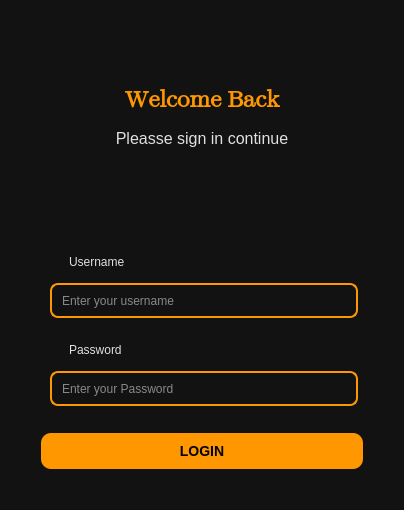
<?xml version="1.0" encoding="UTF-8"?>
<ui version="4.0">
 <class>LoginWindow</class>
 <widget class="QDialog" name="LoginWindow">
  <property name="geometry">
   <rect>
    <x>0</x>
    <y>0</y>
    <width>404</width>
    <height>510</height>
   </rect>
  </property>
  <property name="minimumSize">
   <size>
    <width>400</width>
    <height>500</height>
   </size>
  </property>
  <property name="maximumSize">
   <size>
    <width>16777215</width>
    <height>16777215</height>
   </size>
  </property>
  <property name="windowTitle">
   <string>Login</string>
  </property>
  <property name="styleSheet">
   <string notr="true">/* =========================
   MAIN WINDOW
   ========================= */
QDialog {
    background-color: #121212;
    color: white;
    font-family: Segoe UI;
    font-size: 13px;
}

/* =========================
   LOGIN CARD (ORANGE BORDER)
   ========================= */
QFrame {
    background-color: transparent;
    padding: 16px;
}

/* =========================
   TEXT
   ========================= */
QLabel {
    color: #E0E0E0;
}

QLabel#lblTitle {
    color: #FF9800;
    font-size: 24px;
    font-weight: bold;
}

/* =========================
   INPUT FIELDS (BORDER STYLE)
   ========================= */
QLineEdit {
    background-color: transparent;
    color: white;
    border: 1.5px solid #FF9800;
    border-radius: 8px;
    padding: 8px;
}

QLineEdit:focus {
    border: 2px solid #FFA726;
}

/* =========================
   LOGIN BUTTON (OUTLINE STYLE)
   ========================= */
QPushButton {
    background-color: transparent;
    color: #FF9800;
    font-weight: bold;
    border: 2px solid #FF9800;
    border-radius: 10px;
    padding: 10px;
}

QPushButton:hover {
    background-color: rgba(255, 152, 0, 25);
}

QPushButton:pressed {
    background-color: rgba(255, 152, 0, 60);
    color: black;
}

/* =========================
   DISABLED BUTTON
   ========================= */
QPushButton:disabled {
    border-color: #555;
    color: #555;
}
</string>
  </property>
  <layout class="QVBoxLayout" name="verticalLayout">
   <item>
    <layout class="QVBoxLayout" name="verticalLayout_2" stretch="1,0,3,1">
     <property name="spacing">
      <number>12</number>
     </property>
     <property name="leftMargin">
      <number>30</number>
     </property>
     <property name="topMargin">
      <number>30</number>
     </property>
     <property name="rightMargin">
      <number>30</number>
     </property>
     <property name="bottomMargin">
      <number>30</number>
     </property>
     <item>
      <widget class="QFrame" name="frameLogin">
       <property name="minimumSize">
        <size>
         <width>0</width>
         <height>120</height>
        </size>
       </property>
       <property name="maximumSize">
        <size>
         <width>16777215</width>
         <height>16777215</height>
        </size>
       </property>
       <property name="frameShape">
        <enum>QFrame::StyledPanel</enum>
       </property>
       <property name="frameShadow">
        <enum>QFrame::Raised</enum>
       </property>
       <layout class="QVBoxLayout" name="verticalLayout_3">
        <item>
         <widget class="QLabel" name="lblTitle">
          <property name="minimumSize">
           <size>
            <width>0</width>
            <height>65</height>
           </size>
          </property>
          <property name="maximumSize">
           <size>
            <width>16777215</width>
            <height>16777215</height>
           </size>
          </property>
          <property name="sizeIncrement">
           <size>
            <width>0</width>
            <height>0</height>
           </size>
          </property>
          <property name="font">
           <font>
            <family>Segoe UI Emoji</family>
            <pointsize>-1</pointsize>
            <bold>true</bold>
           </font>
          </property>
          <property name="text">
           <string>Welcome Back</string>
          </property>
          <property name="alignment">
           <set>Qt::AlignCenter</set>
          </property>
         </widget>
        </item>
        <item>
         <widget class="QLabel" name="lbltop">
          <property name="minimumSize">
           <size>
            <width>0</width>
            <height>60</height>
           </size>
          </property>
          <property name="maximumSize">
           <size>
            <width>16777215</width>
            <height>16777215</height>
           </size>
          </property>
          <property name="font">
           <font>
            <pointsize>12</pointsize>
           </font>
          </property>
          <property name="text">
           <string>Pleasse sign in continue</string>
          </property>
          <property name="alignment">
           <set>Qt::AlignCenter</set>
          </property>
         </widget>
        </item>
       </layout>
      </widget>
     </item>
     <item>
      <spacer name="verticalSpacer">
       <property name="orientation">
        <enum>Qt::Vertical</enum>
       </property>
       <property name="sizeHint" stdset="0">
        <size>
         <width>20</width>
         <height>40</height>
        </size>
       </property>
      </spacer>
     </item>
     <item>
      <widget class="QWidget" name="widget" native="true">
       <property name="sizePolicy">
        <sizepolicy hsizetype="Preferred" vsizetype="Expanding">
         <horstretch>0</horstretch>
         <verstretch>1</verstretch>
        </sizepolicy>
       </property>
       <property name="minimumSize">
        <size>
         <width>326</width>
         <height>50</height>
        </size>
       </property>
       <property name="maximumSize">
        <size>
         <width>326</width>
         <height>200</height>
        </size>
       </property>
       <layout class="QVBoxLayout" name="verticalLayout_4">
        <property name="spacing">
         <number>0</number>
        </property>
        <item>
         <widget class="QLabel" name="lblUsername">
          <property name="minimumSize">
           <size>
            <width>0</width>
            <height>45</height>
           </size>
          </property>
          <property name="maximumSize">
           <size>
            <width>16777215</width>
            <height>35</height>
           </size>
          </property>
          <property name="text">
           <string>Username</string>
          </property>
         </widget>
        </item>
        <item>
         <widget class="QLineEdit" name="leUsername">
          <property name="minimumSize">
           <size>
            <width>0</width>
            <height>25</height>
           </size>
          </property>
          <property name="maximumSize">
           <size>
            <width>16777215</width>
            <height>35</height>
           </size>
          </property>
          <property name="placeholderText">
           <string>Enter your username</string>
          </property>
         </widget>
        </item>
        <item>
         <widget class="QLabel" name="lblPassword">
          <property name="minimumSize">
           <size>
            <width>0</width>
            <height>45</height>
           </size>
          </property>
          <property name="maximumSize">
           <size>
            <width>16777215</width>
            <height>35</height>
           </size>
          </property>
          <property name="text">
           <string>Password</string>
          </property>
         </widget>
        </item>
        <item>
         <widget class="QLineEdit" name="lePassword">
          <property name="minimumSize">
           <size>
            <width>0</width>
            <height>25</height>
           </size>
          </property>
          <property name="maximumSize">
           <size>
            <width>16777215</width>
            <height>35</height>
           </size>
          </property>
          <property name="echoMode">
           <enum>QLineEdit::Password</enum>
          </property>
          <property name="placeholderText">
           <string>Enter your Password</string>
          </property>
         </widget>
        </item>
       </layout>
      </widget>
     </item>
     <item>
      <widget class="QPushButton" name="btnLogin">
       <property name="minimumSize">
        <size>
         <width>0</width>
         <height>0</height>
        </size>
       </property>
       <property name="font">
        <font>
         <pointsize>-1</pointsize>
         <bold>true</bold>
        </font>
       </property>
       <property name="styleSheet">
        <string notr="true">QPushButton {
    background-color: #FF9800;
    color: black;
    font-size: 14px;
    font-weight: bold;
    border-radius: 10px;
    padding: 10px;
    border: none;
}

QPushButton:hover {
    background-color: #FFA726;
}

QPushButton:pressed {
    background-color: #F57C00;
}
</string>
       </property>
       <property name="text">
        <string>LOGIN</string>
       </property>
      </widget>
     </item>
    </layout>
   </item>
  </layout>
 </widget>
 <resources/>
 <connections/>
</ui>
